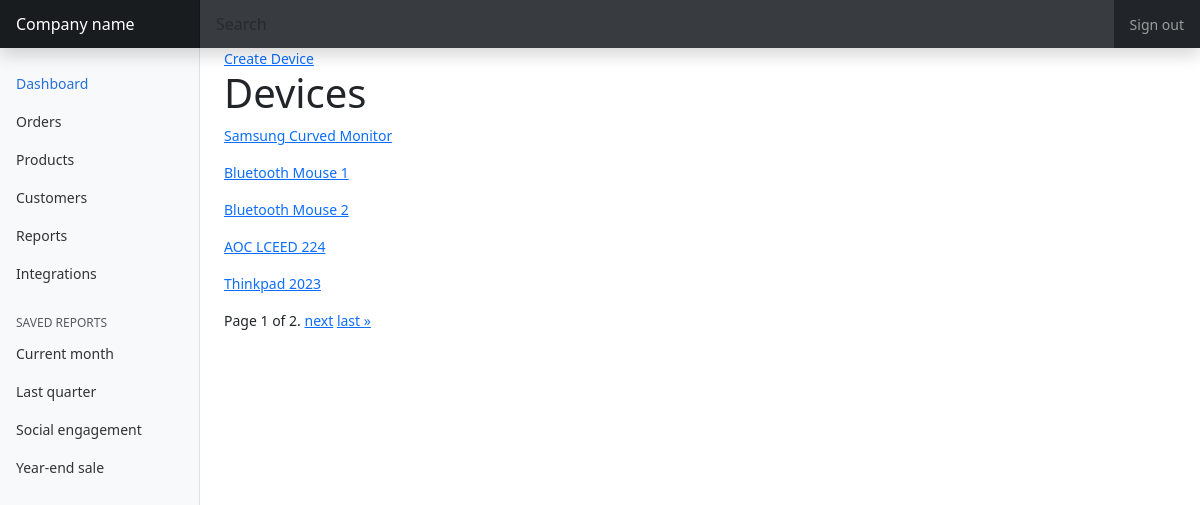
The app's page /devices/ (signed in) with its own data.
### inventory/models.py (models this page shows, shortened)
class Device(models.Model):
    name = models.CharField(max_length=255)
    category = models.ForeignKey(Category, null=True, on_delete=models.SET_NULL)
    brand = models.ForeignKey(Brand, null=True, on_delete=models.SET_NULL)
    supplier = models.ForeignKey(Supplier, null=True, on_delete=models.SET_NULL)
    year = models.IntegerField(null=True, validators=[MinValueValidator(2010), max_value_current_year])
    quantity = models.IntegerField(default=0)
    defective = models.IntegerField(default=0)
    returned = models.IntegerField(default=0)
    created = models.DateTimeField(auto_now_add=True)
    updated = models.DateTimeField(auto_now=True)

### inventory/views/device.py (the view)
# urls.py: path('devices/', device.device_list, name="device_list"),
@login_required
def device_list(request):
    devices = Device.objects.all()
    paginator = Paginator(devices, 5)  # Show 25 contacts per page.
    page_number = request.GET.get("page")
    page_obj = paginator.get_page(page_number)
    title = 'Devices'
    context = {'devices': devices, 'title': title, 'page_obj': page_obj}
    return render(request, 'inventory/device/devices.html', context)

### inventory/templates/inventory/device/devices.html (shortened to what this page needs)
{% extends 'main.html' %}
{% block content %}
<a href="{% url 'create_device' %}">Create Device</a>
<h1>{{ title }}</h1>
{% for device in page_obj %}
<p><a href="{% url 'edit_device' device.id %}">{{ device.name }}</a></p>
{% endfor %}
<div class="pagination">
    <span class="step-links">
        <span class="current">
            Page {{ page_obj.number }} of {{ page_obj.paginator.num_pages }}.
        </span>
        {% if page_obj.has_next %}
            <a href="?page={{ page_obj.next_page_number }}">next</a>
            <a href="?page={{ page_obj.paginator.num_pages }}">last &raquo;</a>
        {% endif %}
    </span>
</div>
{% endblock content %}

### inventory/static/inventory/style.css (style rules this page uses)
body { font-size: .875rem; }

### records on screen
Device: name "Samsung Curved Monitor"
Device: name "Bluetooth Mouse 1"
Device: name "Bluetooth Mouse 2"
Device: name "AOC LCEED 224"
Device: name "Thinkpad 2023"

### other values on screen
{{ title }} "Devices"
{{ page_obj.number }} "1"
{{ page_obj.paginator.num_pages }} "2"
